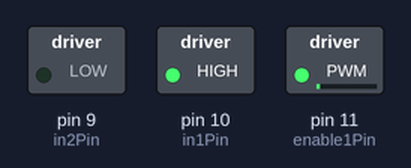
Simulated run of this sketch. Board: Arduino Uno, built with avr-gcc and run on an emulated ATmega328P. On the bench: switched loads named in the sketch (green lamp = pin HIGH).

Above: at 0.05 s.
At 6.45 s:
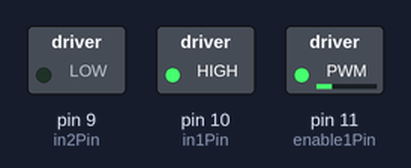
At 19.95 s:
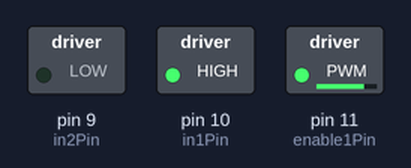
At 39.85 s:
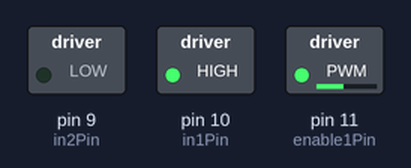
Timing chart, 0 to 40.0 s (numbered marks = the images above):
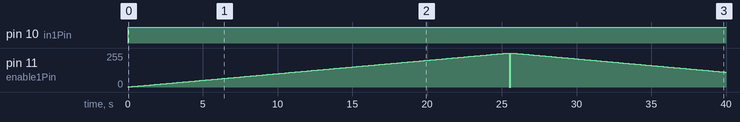

The sketch:

motor_controler.ino
```cpp
// Project 24 - Hypnotizer

int enable1Pin = 11;
int in1Pin = 10;
int in2Pin = 9;

int speeds[] = {80, 90, 100, 110, 120, 130, 140, 150, 160, 170, 180, 190, 200, 210, 220, 230, 240, 250, 255, 250, 240, 230, 220, 210, 200, 190, 180, 170, 160, 100, 80, -80, -100, -160, -240, -250, -255, -250, -240, -160, -100, -80};
int i = 0;

void setup()
{
  pinMode(enable1Pin, OUTPUT);
  pinMode(in1Pin, OUTPUT);
  pinMode(in2Pin, OUTPUT);
}

void loop()
{
  //  int speed = speeds[i];
  //  i++;
  //  if (i == 22)
  //  {
  //    i = 0;
  //  }
  //  drive(speed);
  //  delay(1500);
  if (i > 255) {
    while (true) {
      i--;
      drive(i);
      delay(100);
      if (i < -255) {
        break;
      }

    }
  }
  i++;
  drive(i);
  delay(100);
}

void drive(int speed)
{
  if (speed > 0)
  {
    analogWrite(enable1Pin, speed);
    digitalWrite(in1Pin, HIGH);
    digitalWrite(in2Pin, LOW);
  }
  else if (speed < 0)
  {
    analogWrite(enable1Pin,  -speed);
    digitalWrite(in1Pin, LOW);
    digitalWrite(in2Pin, HIGH);
  }
}
```

Measured:
- by itself, pin 10 (in1Pin): LOW → HIGH at 0.00 s
